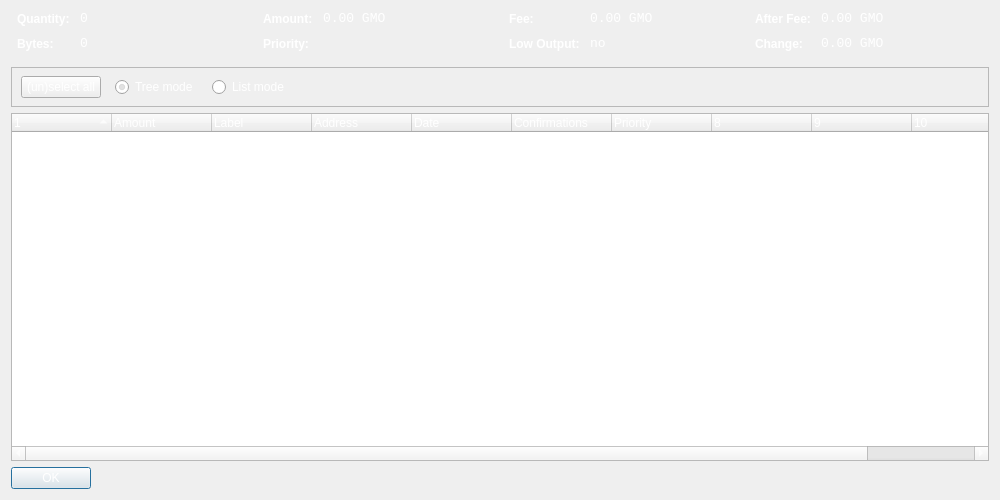
<?xml version="1.0" encoding="UTF-8"?>
<ui version="4.0">
 <class>CoinControlDialog</class>
 <widget class="QDialog" name="CoinControlDialog">
  <property name="geometry">
   <rect>
    <x>0</x>
    <y>0</y>
    <width>1000</width>
    <height>500</height>
   </rect>
  </property>
  <property name="windowTitle">
   <string>Coin Control</string>
  </property>
  <property name="styleSheet">
   <string notr="true">background-image: url(:/images/bg2);
color: rgb(255, 255, 255);</string>
  </property>
  <layout class="QVBoxLayout" name="verticalLayout">
   <item>
    <layout class="QHBoxLayout" name="horizontalLayoutTop" stretch="0,0,0,0">
     <property name="topMargin">
      <number>0</number>
     </property>
     <property name="bottomMargin">
      <number>10</number>
     </property>
     <item>
      <layout class="QFormLayout" name="formLayoutCoinControl1">
       <property name="horizontalSpacing">
        <number>10</number>
       </property>
       <property name="verticalSpacing">
        <number>10</number>
       </property>
       <property name="leftMargin">
        <number>6</number>
       </property>
       <property name="rightMargin">
        <number>6</number>
       </property>
       <item row="0" column="0">
        <widget class="QLabel" name="labelCoinControlQuantityText">
         <property name="styleSheet">
          <string notr="true">font-weight:bold;</string>
         </property>
         <property name="text">
          <string>Quantity:</string>
         </property>
        </widget>
       </item>
       <item row="0" column="1">
        <widget class="QLabel" name="labelCoinControlQuantity">
         <property name="font">
          <font>
           <family>Monospace</family>
           <pointsize>10</pointsize>
          </font>
         </property>
         <property name="cursor">
          <cursorShape>IBeamCursor</cursorShape>
         </property>
         <property name="contextMenuPolicy">
          <enum>Qt::ActionsContextMenu</enum>
         </property>
         <property name="text">
          <string notr="true">0</string>
         </property>
         <property name="textInteractionFlags">
          <set>Qt::LinksAccessibleByMouse|Qt::TextSelectableByKeyboard|Qt::TextSelectableByMouse</set>
         </property>
        </widget>
       </item>
       <item row="1" column="0">
        <widget class="QLabel" name="labelCoinControlBytesText">
         <property name="styleSheet">
          <string notr="true">font-weight:bold;</string>
         </property>
         <property name="text">
          <string>Bytes:</string>
         </property>
        </widget>
       </item>
       <item row="1" column="1">
        <widget class="QLabel" name="labelCoinControlBytes">
         <property name="font">
          <font>
           <family>Monospace</family>
           <pointsize>10</pointsize>
          </font>
         </property>
         <property name="cursor">
          <cursorShape>IBeamCursor</cursorShape>
         </property>
         <property name="contextMenuPolicy">
          <enum>Qt::ActionsContextMenu</enum>
         </property>
         <property name="text">
          <string notr="true">0</string>
         </property>
         <property name="textInteractionFlags">
          <set>Qt::LinksAccessibleByMouse|Qt::TextSelectableByKeyboard|Qt::TextSelectableByMouse</set>
         </property>
        </widget>
       </item>
      </layout>
     </item>
     <item>
      <layout class="QFormLayout" name="formLayoutCoinControl2">
       <property name="horizontalSpacing">
        <number>10</number>
       </property>
       <property name="verticalSpacing">
        <number>10</number>
       </property>
       <property name="leftMargin">
        <number>6</number>
       </property>
       <property name="rightMargin">
        <number>6</number>
       </property>
       <item row="0" column="0">
        <widget class="QLabel" name="labelCoinControlAmountText">
         <property name="styleSheet">
          <string notr="true">font-weight:bold;</string>
         </property>
         <property name="text">
          <string>Amount:</string>
         </property>
        </widget>
       </item>
       <item row="0" column="1">
        <widget class="QLabel" name="labelCoinControlAmount">
         <property name="font">
          <font>
           <family>Monospace</family>
           <pointsize>10</pointsize>
          </font>
         </property>
         <property name="cursor">
          <cursorShape>IBeamCursor</cursorShape>
         </property>
         <property name="contextMenuPolicy">
          <enum>Qt::ActionsContextMenu</enum>
         </property>
         <property name="text">
          <string notr="true">0.00 GMO</string>
         </property>
         <property name="textInteractionFlags">
          <set>Qt::LinksAccessibleByMouse|Qt::TextSelectableByKeyboard|Qt::TextSelectableByMouse</set>
         </property>
        </widget>
       </item>
       <item row="1" column="0">
        <widget class="QLabel" name="labelCoinControlPriorityText">
         <property name="styleSheet">
          <string notr="true">font-weight:bold;</string>
         </property>
         <property name="text">
          <string>Priority:</string>
         </property>
        </widget>
       </item>
       <item row="1" column="1">
        <widget class="QLabel" name="labelCoinControlPriority">
         <property name="font">
          <font>
           <family>Monospace</family>
           <pointsize>10</pointsize>
          </font>
         </property>
         <property name="cursor">
          <cursorShape>IBeamCursor</cursorShape>
         </property>
         <property name="contextMenuPolicy">
          <enum>Qt::ActionsContextMenu</enum>
         </property>
         <property name="text">
          <string/>
         </property>
         <property name="textInteractionFlags">
          <set>Qt::LinksAccessibleByMouse|Qt::TextSelectableByKeyboard|Qt::TextSelectableByMouse</set>
         </property>
        </widget>
       </item>
      </layout>
     </item>
     <item>
      <layout class="QFormLayout" name="formLayoutCoinControl3">
       <property name="horizontalSpacing">
        <number>10</number>
       </property>
       <property name="verticalSpacing">
        <number>10</number>
       </property>
       <property name="leftMargin">
        <number>6</number>
       </property>
       <property name="rightMargin">
        <number>6</number>
       </property>
       <item row="0" column="0">
        <widget class="QLabel" name="labelCoinControlFeeText">
         <property name="styleSheet">
          <string notr="true">font-weight:bold;</string>
         </property>
         <property name="text">
          <string>Fee:</string>
         </property>
        </widget>
       </item>
       <item row="0" column="1">
        <widget class="QLabel" name="labelCoinControlFee">
         <property name="font">
          <font>
           <family>Monospace</family>
           <pointsize>10</pointsize>
          </font>
         </property>
         <property name="cursor">
          <cursorShape>IBeamCursor</cursorShape>
         </property>
         <property name="contextMenuPolicy">
          <enum>Qt::ActionsContextMenu</enum>
         </property>
         <property name="text">
          <string notr="true">0.00 GMO</string>
         </property>
         <property name="textInteractionFlags">
          <set>Qt::LinksAccessibleByMouse|Qt::TextSelectableByKeyboard|Qt::TextSelectableByMouse</set>
         </property>
        </widget>
       </item>
       <item row="1" column="0">
        <widget class="QLabel" name="labelCoinControlLowOutputText">
         <property name="enabled">
          <bool>false</bool>
         </property>
         <property name="styleSheet">
          <string notr="true">font-weight:bold;</string>
         </property>
         <property name="text">
          <string>Low Output:</string>
         </property>
        </widget>
       </item>
       <item row="1" column="1">
        <widget class="QLabel" name="labelCoinControlLowOutput">
         <property name="enabled">
          <bool>false</bool>
         </property>
         <property name="font">
          <font>
           <family>Monospace</family>
           <pointsize>10</pointsize>
          </font>
         </property>
         <property name="cursor">
          <cursorShape>IBeamCursor</cursorShape>
         </property>
         <property name="contextMenuPolicy">
          <enum>Qt::ActionsContextMenu</enum>
         </property>
         <property name="text">
          <string notr="true">no</string>
         </property>
         <property name="textInteractionFlags">
          <set>Qt::LinksAccessibleByMouse|Qt::TextSelectableByKeyboard|Qt::TextSelectableByMouse</set>
         </property>
        </widget>
       </item>
      </layout>
     </item>
     <item>
      <layout class="QFormLayout" name="formLayoutCoinControl4">
       <property name="horizontalSpacing">
        <number>10</number>
       </property>
       <property name="verticalSpacing">
        <number>10</number>
       </property>
       <property name="leftMargin">
        <number>6</number>
       </property>
       <property name="rightMargin">
        <number>6</number>
       </property>
       <item row="0" column="0">
        <widget class="QLabel" name="labelCoinControlAfterFeeText">
         <property name="styleSheet">
          <string notr="true">font-weight:bold;</string>
         </property>
         <property name="text">
          <string>After Fee:</string>
         </property>
        </widget>
       </item>
       <item row="0" column="1">
        <widget class="QLabel" name="labelCoinControlAfterFee">
         <property name="font">
          <font>
           <family>Monospace</family>
           <pointsize>10</pointsize>
          </font>
         </property>
         <property name="cursor">
          <cursorShape>IBeamCursor</cursorShape>
         </property>
         <property name="contextMenuPolicy">
          <enum>Qt::ActionsContextMenu</enum>
         </property>
         <property name="text">
          <string notr="true">0.00 GMO</string>
         </property>
         <property name="textInteractionFlags">
          <set>Qt::LinksAccessibleByMouse|Qt::TextSelectableByKeyboard|Qt::TextSelectableByMouse</set>
         </property>
        </widget>
       </item>
       <item row="1" column="0">
        <widget class="QLabel" name="labelCoinControlChangeText">
         <property name="enabled">
          <bool>false</bool>
         </property>
         <property name="styleSheet">
          <string notr="true">font-weight:bold;</string>
         </property>
         <property name="text">
          <string>Change:</string>
         </property>
        </widget>
       </item>
       <item row="1" column="1">
        <widget class="QLabel" name="labelCoinControlChange">
         <property name="enabled">
          <bool>false</bool>
         </property>
         <property name="font">
          <font>
           <family>Monospace</family>
           <pointsize>10</pointsize>
          </font>
         </property>
         <property name="cursor">
          <cursorShape>IBeamCursor</cursorShape>
         </property>
         <property name="contextMenuPolicy">
          <enum>Qt::ActionsContextMenu</enum>
         </property>
         <property name="text">
          <string notr="true">0.00 GMO</string>
         </property>
         <property name="textInteractionFlags">
          <set>Qt::LinksAccessibleByMouse|Qt::TextSelectableByKeyboard|Qt::TextSelectableByMouse</set>
         </property>
        </widget>
       </item>
      </layout>
     </item>
    </layout>
   </item>
   <item>
    <widget class="QFrame" name="frame">
     <property name="minimumSize">
      <size>
       <width>0</width>
       <height>40</height>
      </size>
     </property>
     <property name="frameShape">
      <enum>QFrame::StyledPanel</enum>
     </property>
     <property name="frameShadow">
      <enum>QFrame::Sunken</enum>
     </property>
     <widget class="QWidget" name="horizontalLayoutWidget">
      <property name="geometry">
       <rect>
        <x>10</x>
        <y>0</y>
        <width>781</width>
        <height>41</height>
       </rect>
      </property>
      <layout class="QHBoxLayout" name="horizontalLayoutPanel" stretch="0,0,0,0">
       <property name="spacing">
        <number>14</number>
       </property>
       <item>
        <widget class="QPushButton" name="pushButtonSelectAll">
         <property name="sizePolicy">
          <sizepolicy hsizetype="Maximum" vsizetype="Fixed">
           <horstretch>0</horstretch>
           <verstretch>0</verstretch>
          </sizepolicy>
         </property>
         <property name="text">
          <string>(un)select all</string>
         </property>
        </widget>
       </item>
       <item>
        <widget class="QRadioButton" name="radioTreeMode">
         <property name="sizePolicy">
          <sizepolicy hsizetype="Maximum" vsizetype="Fixed">
           <horstretch>0</horstretch>
           <verstretch>0</verstretch>
          </sizepolicy>
         </property>
         <property name="text">
          <string>Tree mode</string>
         </property>
         <property name="checked">
          <bool>true</bool>
         </property>
        </widget>
       </item>
       <item>
        <widget class="QRadioButton" name="radioListMode">
         <property name="sizePolicy">
          <sizepolicy hsizetype="Maximum" vsizetype="Fixed">
           <horstretch>0</horstretch>
           <verstretch>0</verstretch>
          </sizepolicy>
         </property>
         <property name="text">
          <string>List mode</string>
         </property>
        </widget>
       </item>
       <item>
        <spacer name="horizontalSpacer">
         <property name="orientation">
          <enum>Qt::Horizontal</enum>
         </property>
         <property name="sizeHint" stdset="0">
          <size>
           <width>40</width>
           <height>20</height>
          </size>
         </property>
        </spacer>
       </item>
      </layout>
     </widget>
    </widget>
   </item>
   <item>
    <widget class="CoinControlTreeWidget" name="treeWidget">
     <property name="contextMenuPolicy">
      <enum>Qt::CustomContextMenu</enum>
     </property>
     <property name="sortingEnabled">
      <bool>false</bool>
     </property>
     <property name="columnCount">
      <number>11</number>
     </property>
     <attribute name="headerShowSortIndicator" stdset="0">
      <bool>true</bool>
     </attribute>
     <attribute name="headerStretchLastSection">
      <bool>false</bool>
     </attribute>
     <column>
      <property name="text">
       <string/>
      </property>
     </column>
     <column>
      <property name="text">
       <string>Amount</string>
      </property>
     </column>
     <column>
      <property name="text">
       <string>Label</string>
      </property>
     </column>
     <column>
      <property name="text">
       <string>Address</string>
      </property>
     </column>
     <column>
      <property name="text">
       <string>Date</string>
      </property>
     </column>
     <column>
      <property name="text">
       <string>Confirmations</string>
      </property>
      <property name="toolTip">
       <string>Confirmed</string>
      </property>
     </column>
     <column>
      <property name="text">
       <string>Priority</string>
      </property>
     </column>
     <column>
      <property name="text">
       <string/>
      </property>
     </column>
     <column>
      <property name="text">
       <string/>
      </property>
     </column>
     <column>
      <property name="text">
       <string/>
      </property>
     </column>
     <column>
      <property name="text">
       <string/>
      </property>
     </column>
    </widget>
   </item>
   <item>
    <widget class="QDialogButtonBox" name="buttonBox">
     <property name="sizePolicy">
      <sizepolicy hsizetype="Maximum" vsizetype="Fixed">
       <horstretch>0</horstretch>
       <verstretch>0</verstretch>
      </sizepolicy>
     </property>
     <property name="orientation">
      <enum>Qt::Horizontal</enum>
     </property>
     <property name="standardButtons">
      <set>QDialogButtonBox::Ok</set>
     </property>
    </widget>
   </item>
  </layout>
 </widget>
 <customwidgets>
  <customwidget>
   <class>CoinControlTreeWidget</class>
   <extends>QTreeWidget</extends>
   <header>coincontroltreewidget.h</header>
  </customwidget>
 </customwidgets>
 <resources/>
 <connections/>
</ui>
